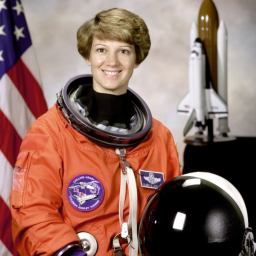
#> input picture example_img1.png, 256 x 256 px
$ python -i de_hazing.py   (imports and definitions only)
#> lines starting #> are read from the running program, lines starting #| are printed output that depends on the picture
import numpy as np
from PIL import Image
from scipy.ndimage import gaussian_filter

# Estimate the brightness of an image (convert image to grayscale)
def estimate_brightness(image):
    image_array = np.array(image.convert('RGB'))
    brightness = np.mean(image_array, axis=2)  # Calculate the brightness of each pixel (RGB average)
    return brightness

# Estimated transmittance
def estimate_transmission(image, brightness, alpha=0.7):
    # Use the overall brightness of the image to estimate transmittance
    transmission = 1 - alpha * (brightness / np.max(brightness))
    transmission = np.clip(transmission, 0.1, 1)
    return transmission

# Image recovery using atmospheric scattering model
def dehaze(image, transmission, airlight, size=15):
    image_array = np.array(image.convert('RGB')).astype(np.float32)

    # Smoothing of transmittance using Gaussian filters
    smoothed_transmission = gaussian_filter(transmission, sigma=size)

    # Recover the image
    result = (image_array - airlight) / smoothed_transmission[:, :, np.newaxis] + airlight
    return np.clip(result, 0, 255).astype(np.uint8)

# main function
def dehaze_image(image_path):
#> called with image_path = 'example_img1.png'
    image = Image.open(image_path)
#> image is the input picture: PIL image 256x256 RGB; mean R, G, B 141.6, 105.8, 96.5
    brightness = estimate_brightness(image)
#> in estimate_brightness, `brightness = np.mean(image_array, axis=2)`:
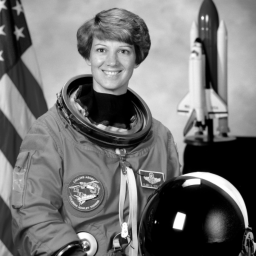
#> brightness: shape (256, 256) float64; min 0, max 254.3, mean 114.6
    airlight = np.max(np.array(image.convert('RGB')), axis=(0, 1))
#> airlight = [255, 254, 254]
    transmission = estimate_transmission(image, brightness)
#> in estimate_transmission, `transmission = 1 - alpha * (brightness / np.max(brightness))`:
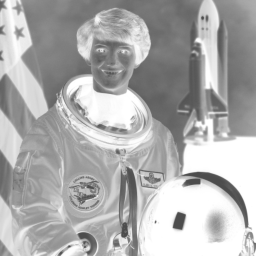
#> transmission: shape (256, 256) float64; min 0.3, max 1, mean 0.685
    dehazed_array = dehaze(image, transmission, airlight)
#> in dehaze, `smoothed_transmission = gaussian_filter(transmission, sigma=size)`:
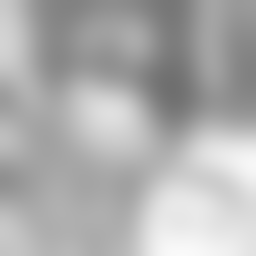
#> smoothed_transmission: shape (256, 256) float64; min 0.437, max 0.981, mean 0.685
#> in dehaze, `result = (image_array - airlight) / smoothed_transmission[:, :, np.new..`:
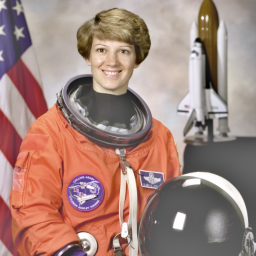
#> result: shape (256, 256, 3) float64; mean R, G, B 98.4, 45.4, 30.9; drawn with min black and max white
#> in dehaze, `return np.clip(result, 0, 255).astype(np.uint8)`:
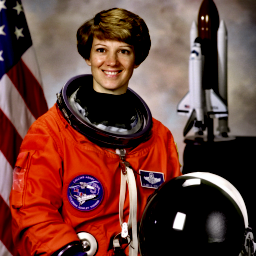
#> returned value: shape (256, 256, 3); mean of channels 0, 1, 2 106.7, 62.2, 54.9; drawn as R, G, B
    return Image.fromarray(dehazed_array)

>>> result = dehaze_image('example_img1.png')

$ run again, on example_img2.png
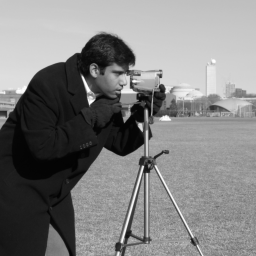
#> input picture example_img2.png, 256 x 256 px
#> in dehaze_image, image is the input picture: PIL image 256x256 RGB; min 2, max 255, mean 129.1
#> airlight = [255, 255, 255]
#> in dehaze, `smoothed_transmission = gaussian_filter(transmission, sigma=size)`:
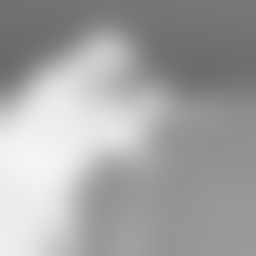
#> smoothed_transmission: shape (256, 256) float64; min 0.416, max 0.962, mean 0.646
#> in dehaze, `return np.clip(result, 0, 255).astype(np.uint8)`:
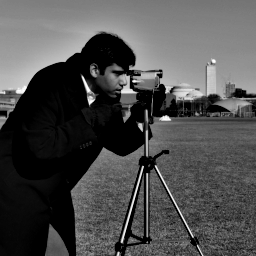
#> returned value: shape (256, 256, 3); min 0, max 255, mean 78.2
